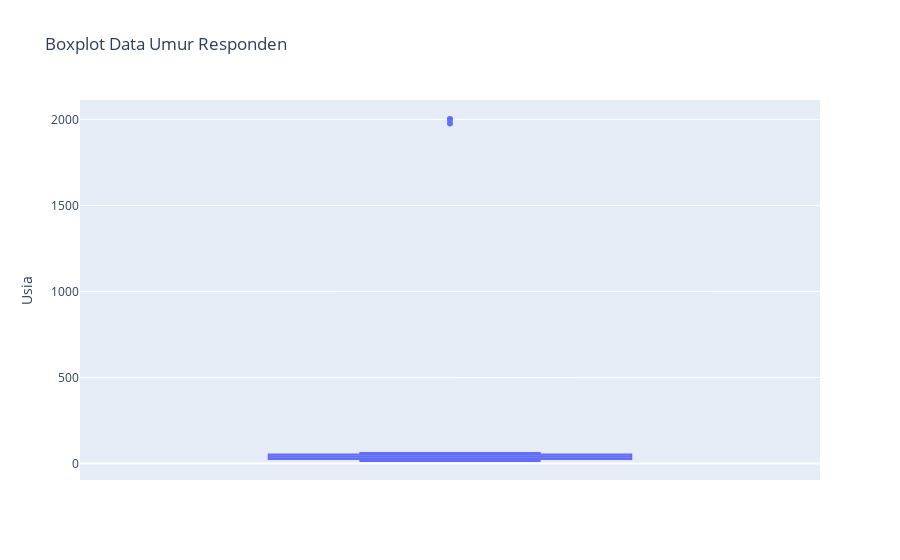

This figure's notebook cell:
### Code cell
# Soal 4. 
# Buat boxplot untuk data umur responden.

col = "Usia"
grouped = df[col].value_counts().reset_index()
grouped = grouped.rename(columns = {col : "count", "index" : col})

fig = px.box(grouped, y="Usia", title="Boxplot Data Umur Responden")
fig.show()

### Figure 1 — Plotly figure (JSON) as saved in the notebook; plotly's stock layout.template omitted (floating-point values rounded to 4 significant figures)
{"data": [{"alignmentgroup": "True", "hovertemplate": "Usia=%{y}<extra></extra>", "legendgroup": "", "marker": {"color": "#636efa"}, "name": "", "notched": false, "offsetgroup": "", "orientation": "v", "showlegend": false, "type": "box", "x0": " ", "xaxis": "x", "y": [19, 20, 18, 50, 48, 21, 46, 25, 49, 47, 26, 53, 42, 40, 52, 31, 37, 60, 39, 55, 43, 51, 28, 23, 24, 29, 22, 30, 54, 15, 27, 59, 33, 41, 16, 34, 35, 32, 44, 1976, 1998, 62, 57, 45, 2002, 17, 58, 56, 38], "y0": " ", "yaxis": "y"}], "layout": {"boxmode": "group", "legend": {"tracegroupgap": 0}, "title": {"text": "Boxplot Data Umur Responden"}, "xaxis": {"anchor": "y", "domain": [0, 1]}, "yaxis": {"anchor": "x", "domain": [0, 1], "title": {"text": "Usia"}}}}
